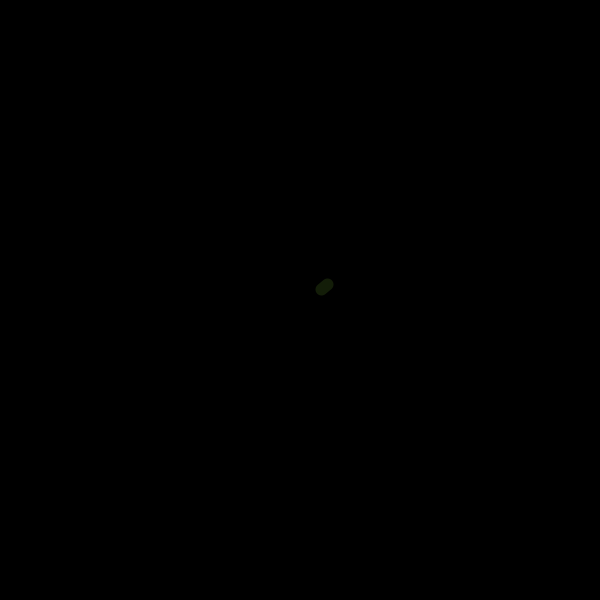
Frame 1 (no input)
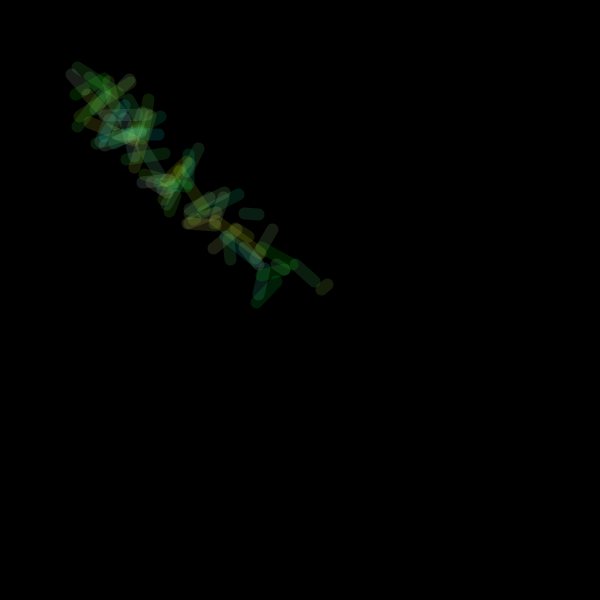
Frame 60 (the mouse pressed at the canvas centre just before this capture)
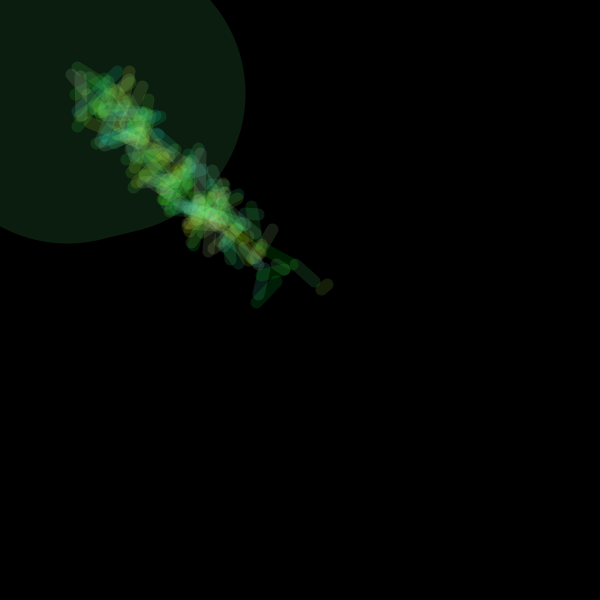
Frame 120 (the mouse held since frame 60 and released just before this capture)

The Processing sketch that drew these frames (run headless with seeded random() and noise(); from frame 60 on, the mouse is pressed at the canvas centre):

// Processing sketch: processing_87077
// ── processing_87077.pde

// adam ben-dror | 810161656
// hw - 3 
// © 2013

float easingCoef, x, y, distX, distY, x1, y1, distX1, distY1 ;


void setup() 

{
  size(600,600);
  smooth (); 
  background (0 );
  x = width * .5;
  y = height * .5;
  x1 = width * .5;
  y1 = height * .5;
  easingCoef = .02; 

}


void draw() 

{
 
  
  x = x + (distX * easingCoef); 
  y = y + (distY * easingCoef);
   
  distX = mouseX - x;
  distY = mouseY - y;
  
  
  x1 = x1 + (distX1 * easingCoef); 
  y1 = y1 + (distY1 * easingCoef);
  
  distX1 = pmouseX - x1; 
  distY1 = pmouseY - y1;
  
    
  int wt = abs (mouseX - pmouseX);
  strokeWeight( 12 + wt*.9); 
  // stroke(mouseY +random(-30, 30), mouseX +random(-30,30), mouseY +random(-30, 30), 40); 
  stroke  (random(255), 250, random (255), 30);  
  
  line(x1+ random(-30, 30), y1 + random (-30,30), x + random (-30,30)  , y + random (-30,30) );
 
  
}
